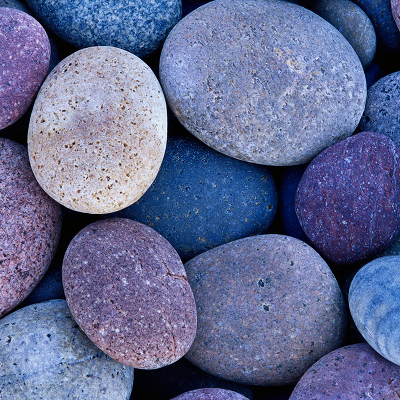
#> input picture data/image.bmp, 400 x 400 px
$ python transform.py
#> lines starting #> are read from the running program, lines starting #| are printed output that depends on the picture
### fal/task.py
import numpy as np
from colors import RgbColorModel, YCbCrColorModel
from image import BMPImage, CustomizableImage
from transforms import WalshHadamardTransform


class Task:

    def __init__(self):
        self.__input = None
        self.__output = None
        self.__action = None
        self.__coeff_removal = None

    @staticmethod
    def _get_padding_size(x, a):
        return ((x - 1) // a + 1) * a - x

    # [29 lines left out: functions _slice, _merge, not called in this run]

    def compress(self):
        print 'Action: compress'

        bmp_image = BMPImage()
        try:
            bmp_image.load(self.__input)
        except IOError as e:
            print 'IO Error: ' + str(e)
            return

        width, height = bmp_image.get_dimensions()
        data = bmp_image.get_raw_data()

        color = RgbColorModel()
        y, cb, cr = zip(*map(color.get_y_cb_cr, data))

        y_block_size = 8
        cb_block_size = 16
        cr_block_size = 16

        y = self._slice(y, width, height, y_block_size)
        cb = self._slice(cb, width, height, cb_block_size)
        cr = self._slice(cr, width, height, cr_block_size)

        transform = WalshHadamardTransform(self.__coeff_removal)
        spectral_y = transform.transform_sequence(y)
        spectral_cb = transform.transform_sequence(cb)
        spectral_cr = transform.transform_sequence(cr)

        customizable_image = CustomizableImage()
        customizable_image.set_dimensions(width, height)
        customizable_image.set_descriptions(
            (y_block_size, 4, len(spectral_y)),
            (cb_block_size, 4, len(spectral_cb)),
            (cr_block_size, 4, len(spectral_cr))
        )
        customizable_image.set_data(spectral_y, spectral_cb, spectral_cr)
        customizable_image.save(self.__output)

    def extract(self):
        print 'Action: extract'

        customizable_image = CustomizableImage.load(self.__input)
        width, height = customizable_image.get_dimensions()

        transform = WalshHadamardTransform()

        spectral_y = customizable_image.get_y_data()
        if spectral_y:
            y = transform.inverse_transform_sequence(spectral_y)
            y = self._merge(y, width, height)
            y = np.array(y).reshape(-1).tolist()
            print len(y)
        else:
            y = [0] * (width * height)

        spectral_cb = customizable_image.get_cb_data()
        if spectral_cb:
            cb = transform.inverse_transform_sequence(spectral_cb)
            cb = self._merge(cb, width, height)
            cb = np.array(cb).reshape(-1).tolist()
            print len(cb)
        else:
            cb = [128] * (width * height)

        spectral_cr = customizable_image.get_cr_data()
        if spectral_cr:
            cr = transform.inverse_transform_sequence(spectral_cr)
            cr = self._merge(cr, width, height)
            cr = np.array(cr).reshape(-1).tolist()
            print len(cr)
        else:
            cr = [128] * (width * height)

        pixels = map(YCbCrColorModel().get_rgb, zip(y, cb, cr))

        bmp_image = BMPImage()
        bmp_image.set_dimensions(width, height)
        bmp_image.set_raw_data(pixels)
        bmp_image.save(self.__output)

    __actions = {'compress': compress, 'extract': extract}

    def with_input(self, input):
        self.__input = input
        return self

    def with_coeff_removal(self, coeff):
        self.__coeff_removal = coeff
        return self

    def with_output(self, output):
        self.__output = output
        return self

    def with_action(self, action):
        if action in Task.__actions:
            self.__action = Task.__actions[action]
        return self

    def run(self):
        print 'Input: ' + str(self.__input)
        print 'Output: ' + str(self.__output)
        print 'Action: ' + str(self.__action)
        print 'Coeff removal' + str(self.__coeff_removal)
        if self.__action:
            self.__action(self)

### transform.py
# coding: utf-8
from fal.task import Task

import numpy as np
from PIL import Image
from matplotlib.pyplot import imshow
from matplotlib.pyplot import hist

import matplotlib.pyplot as plt


if __name__ == '__main__':

    # Let'c create compression task

    task = Task()

    # We define in 'data flow' that we wish to transform first
    task.with_action('compress')

    task.with_output('data/transformed.cim')  # this is a raw file after transformation
    # hence atypical filetype, as most of commercial tools won't be able to read this file

    # Let's see the input file ourselves

    input_img = Image.open('data/image.bmp')
#> input_img is the input picture: PIL image 400x400 RGB; mean R, G, B 98, 105.9, 145.7

    hist(input_img.histogram(), bins=40)

    # This is the input image
    plt.rcParams["figure.figsize"] = (20, 9)
    imshow(np.asarray(input_img))

    # We're telling our framework where to find the image
    task.with_input('data/image.bmp')

    # Let's process it!
    task.run()
#> (the call stopped at in compress, `bmp_image = BMPImage()`: image is not available in this run)

    # Now we're recreating image from the result
    task = Task()
    task.with_action('extract')
    task.with_input('data/transformed.cim')
    task.with_output('data/recreated.bmp')

    # Run the process
    # Check inverseTransform(self, src) in fal.transforms for more details

    task.run()
#> (the call stopped at in extract, `customizable_image = CustomizableImage.load(self.__input)`: image is not available in this run)

    # And let's see the results

    output_image = Image.open('data/recreated.bmp')
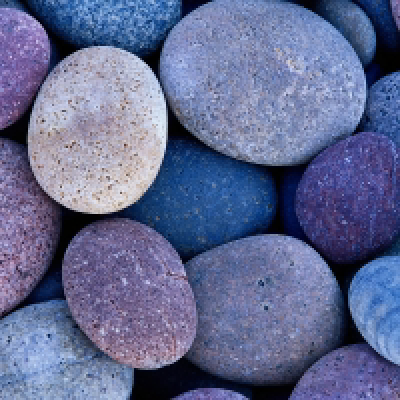
#> input picture data/recreated.bmp, 400 x 400 px
#> output_image is the input picture: PIL image 400x400 RGB; mean R, G, B 97.6, 105.4, 145.2
    plt.rcParams["figure.figsize"] = (20, 9)
    imshow(np.asarray(output_image))

    hist(output_image.histogram(), bins=40)

    # As you can see, image after transformation has visible loss of quality
    # and it's color profile (histogram for pixel counts) has changed as well
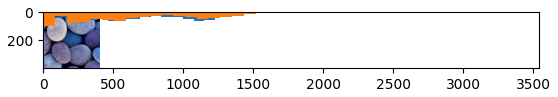
#> figure drawn by matplotlib, 1 panel
